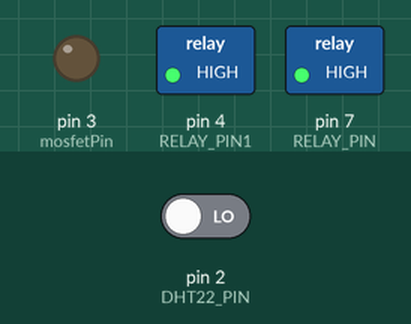
A sketch run on a simulated Arduino Uno, built with avr-gcc and run on an emulated ATmega328P. Shown: switched loads named in the sketch (green lamp = pin HIGH), output pins drawn as LEDs (lit = HIGH). Inputs (shaded band) come from the test bench; at power-on: pin 2 (DHT22_PIN) LOW. The local clock reads 2024-03-15 10:24:30 at power-on unless the sketch sets it; what the sketch prints to the serial monitor is not drawn.

Above: at 0.1 s.
At 6.1 s:
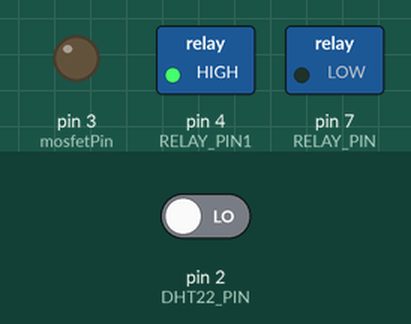
At 17.1 s:
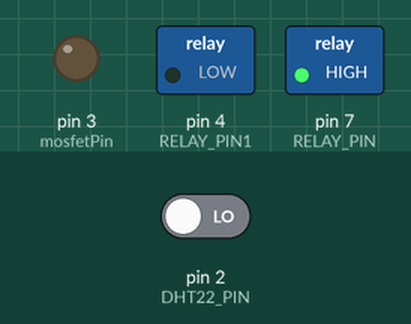
At 40.2 s:
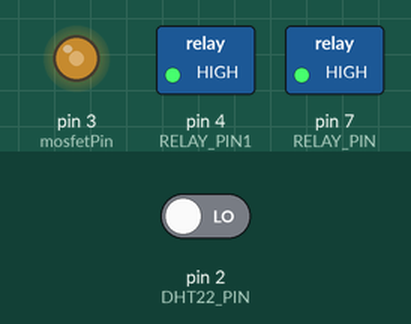
At 64.2 s:
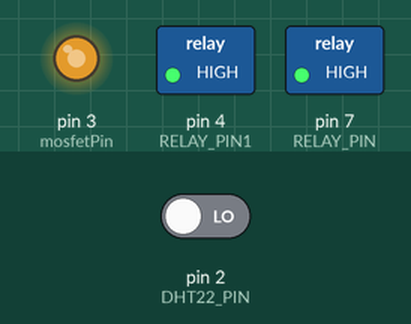
At 122.4 s:
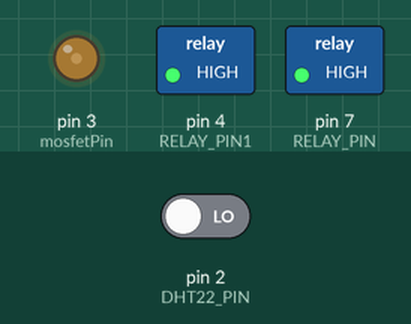
Timing chart, 0 to 123.9 s (numbered marks = the images above):
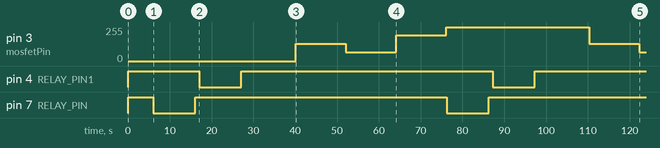

Measured:
- by itself, pin 4 (RELAY_PIN1), pin 7 (RELAY_PIN): alternates HIGH for 60.2 s and LOW for 10.0 s
- by itself, pin 3 (mosfetPin): 0/255 → 128/255 at 40.1 s, → 64/255 12.0 s later, → 192/255 12.0 s later, → 255/255 12.0 s later, … (6 changes in this stretch)

The sketch:

Main.ino
```cpp
//Libraries
#include "Logger.h"
#include "Dht.h"
#include <Servo.h>
#include <avr/wdt.h>
//#include "TimerOne.h"

dht DHT;
Servo myServo;

float fanSpeed = 0;  // Viteza ventilatorului

const int mosfetPin = 3;  // Pinul pentru tranzistorul MOSFET

const int RELAY_PIN = 7;
const int RELAY_PIN1 = 4;

//Constants
#define DHT22_PIN 2     // DHT 22  (AM2302) - what pin we're connected to
#define GATE 6

//Variables
float hum;  //Stores humidity value
float temp; //Stores temperature value

Logger* logger = nullptr; // declarare și inițializare a obiectului logger

void setup()
{
    TCCR2B = TCCR2B & B11111000 | B00000001; // for PWM frequency of 31372.55 Hz
    //TCCR2B = TCCR2B & B11111000 | B00000010; // for PWM frequency of 3921.16 Hz

    //TCCR0B = TCCR0B & B11111000 | B00000001; // for PWM frequency of 62500.00 Hz PIN D5 / D6
    //TCCR1B = TCCR1B & B11111000 | B00000001; // set timer 1 divisor to 1 for PWM frequency of 31372.55 Hz // PIN D9 / D10
    Serial.begin(9600);
    //wdt_enable(WDTO_4S);
    pinMode(RELAY_PIN, OUTPUT);
    digitalWrite(RELAY_PIN, HIGH);

    pinMode(RELAY_PIN1, OUTPUT);
    digitalWrite(RELAY_PIN1, HIGH);

    logger = Logger::getInstance(); // obține instanța logger
    logger->logInfo("The air conditioning system turns on...");
    logger->logInfo("The system is now initializing...");

    pinMode(mosfetPin, OUTPUT);  // Setează pinul MOSFET ca OUTPUT
    //digitalWrite(mosfetPin, LOW);
    analogWrite(mosfetPin, 0);
    logger->logInfo("The system has been successfully initialized!");
}

void loop()
{
    digitalWrite(RELAY_PIN, LOW);
    delay(10000);
    digitalWrite(RELAY_PIN, HIGH);
    delay(1000);

    digitalWrite(RELAY_PIN1, LOW);
    delay(10000);
    digitalWrite(RELAY_PIN1, HIGH);
    delay(1000);

    logger->logInfo("Acesta este un mesaj INFO.");
    logger->logWarning("Atentie, acesta este un mesaj de avertizare.");
    logger->logError("Eroare! Acesta este un mesaj de eroare.");
    int chk = DHT.read22(DHT22_PIN);
    hum = DHT.humidity;
    temp= DHT.temperature;
    logger->logInfoFormat("Temperature: %f Celsius, Humidity: %f%", temp, hum);

    logger->logInfo("Waiting");
    //digitalWrite(mosfetPin, 30);  // Setează viteza ventilatorului folosind PWM
    //fanSpeed = map(angle, 0, 180, 0, 255);
    //logger->logInfoFormat("fanSpeed: %f", fanSpeed);

    logger->logInfo("fanSpeed: 128");
    analogWrite(mosfetPin, 128);
    delay(10000);
    logger->logInfo("fanSpeed: 64");
    analogWrite(mosfetPin, 64);
    delay(10000);
    logger->logInfo("fanSpeed: 192");
    analogWrite(mosfetPin, 192);
    delay(10000);
    logger->logInfo("fanSpeed: 255");
    analogWrite(mosfetPin, 255);

    delay(100);  // Așteaptă 100 de milisecunde (poți ajusta acest interval în funcție de nevoile tale)
    //wdt_reset();
}
```

Dht.cpp
```cpp
#include "Dht.h"
#include "Logger.h"

int dht::read11(uint8_t pin)
{
    // READ VALUES
    int result = _readSensor(pin, DHTLIB_DHT11_WAKEUP, DHTLIB_DHT11_LEADING_ZEROS);

    // these bits are always zero, masking them reduces errors.
    bits[0] &= 0x3F;
    bits[2] &= 0x3F;

    // CONVERT AND STORE
    humidity    = bits[0];  // bits[1] == 0;
    temperature = bits[2];  // bits[3] == 0;

    // TEST CHECKSUM
    // bits[1] && bits[3] both 0
    uint8_t sum = bits[0] + bits[2];
    if (bits[4] != sum)
    {
        return DHTLIB_ERROR_CHECKSUM;
    }
    return result;
}

int dht::read(uint8_t pin)
{
    // READ VALUES
    int result = _readSensor(pin, DHTLIB_DHT_WAKEUP, DHTLIB_DHT_LEADING_ZEROS);

    // these bits are always zero, masking them reduces errors.
    bits[0] &= 0x03;
    bits[2] &= 0x83;

    // CONVERT AND STORE
    humidity = word(bits[0], bits[1]) * 0.1;
    temperature = word(bits[2] & 0x7F, bits[3]) * 0.1;
    if (bits[2] & 0x80)  // negative temperature
    {
        temperature = -temperature;
    }

    // TEST CHECKSUM
    uint8_t sum = bits[0] + bits[1] + bits[2] + bits[3];
    if (bits[4] != sum)
    {
        return DHTLIB_ERROR_CHECKSUM;
    }
    return result;
}

/////////////////////////////////////////////////////
//
// PRIVATE
//

int dht::_readSensor(uint8_t pin, uint8_t wakeupDelay, uint8_t leadingZeroBits)
{
    // INIT BUFFERVAR TO RECEIVE DATA
    uint8_t mask = 128;
    uint8_t idx = 0;

    uint8_t data = 0;
    uint8_t state = LOW;
    uint8_t pstate = LOW;
    uint16_t zeroLoop = DHTLIB_TIMEOUT;
    uint16_t delta = 0;

    leadingZeroBits = 40 - leadingZeroBits; // reverse counting...

    // replace digitalRead() with Direct Port Reads.
    // reduces footprint ~100 bytes => portability issue?
    // direct port read is about 3x faster
    uint8_t bit = digitalPinToBitMask(pin);
    uint8_t port = digitalPinToPort(pin);
    volatile uint8_t *PIR = portInputRegister(port);

    // REQUEST SAMPLE
    pinMode(pin, OUTPUT);
    digitalWrite(pin, LOW); // T-be
    delay(wakeupDelay);
    digitalWrite(pin, HIGH); // T-go
    pinMode(pin, INPUT);

    uint16_t loopCount = DHTLIB_TIMEOUT * 2;  // 200uSec max
    // while(digitalRead(pin) == HIGH)
    while ((*PIR & bit) != LOW )
    {
        if (--loopCount == 0) return DHTLIB_ERROR_CONNECT;
    }

    // GET ACKNOWLEDGE or TIMEOUT
    loopCount = DHTLIB_TIMEOUT;
    // while(digitalRead(pin) == LOW)
    while ((*PIR & bit) == LOW )  // T-rel
    {
        if (--loopCount == 0) return DHTLIB_ERROR_ACK_L;
    }

    loopCount = DHTLIB_TIMEOUT;
    // while(digitalRead(pin) == HIGH)
    while ((*PIR & bit) != LOW )  // T-reh
    {
        if (--loopCount == 0) return DHTLIB_ERROR_ACK_H;
    }

    loopCount = DHTLIB_TIMEOUT;

    // READ THE OUTPUT - 40 BITS => 5 BYTES
    for (uint8_t i = 40; i != 0; )
    {
        // WAIT FOR FALLING EDGE
        state = (*PIR & bit);
        if (state == LOW && pstate != LOW)
        {
            if (i > leadingZeroBits) // DHT22 first 6 bits are all zero !!   DHT11 only 1
            {
                zeroLoop = min(zeroLoop, loopCount);
                delta = (DHTLIB_TIMEOUT - zeroLoop)/4;
            }
            else if ( loopCount <= (zeroLoop - delta) ) // long -> one
            {
                data |= mask;
            }
            mask >>= 1;
            if (mask == 0)   // next byte
            {
                mask = 128;
                bits[idx] = data;
                idx++;
                data = 0;
            }
            // next bit
            --i;

            // reset timeout flag
            loopCount = DHTLIB_TIMEOUT;
        }
        pstate = state;
        // Check timeout
        if (--loopCount == 0)
        {
            return DHTLIB_ERROR_TIMEOUT;
        }

    }
    pinMode(pin, OUTPUT);
    digitalWrite(pin, HIGH);

    return DHTLIB_OK;
}
//
// END OF FILE
//
```

Dht.h
```cpp
#ifndef dht_h
#define dht_h

#if ARDUINO < 100
#include <WProgram.h>
#include <pins_arduino.h>  // fix for broken pre 1.0 version - TODO TEST
#else
#include <Arduino.h>
#endif

#define DHT_LIB_VERSION "0.1.18"

#define DHTLIB_OK                   0
#define DHTLIB_ERROR_CHECKSUM       -1
#define DHTLIB_ERROR_TIMEOUT        -2
#define DHTLIB_ERROR_CONNECT        -3
#define DHTLIB_ERROR_ACK_L          -4
#define DHTLIB_ERROR_ACK_H          -5

#define DHTLIB_DHT11_WAKEUP         18
#define DHTLIB_DHT_WAKEUP           1

#define DHTLIB_DHT11_LEADING_ZEROS  1
#define DHTLIB_DHT_LEADING_ZEROS    6

// max timeout is 100 usec.
// For a 16 Mhz proc 100 usec is 1600 clock cycles
// loops using DHTLIB_TIMEOUT use at least 4 clock cycli
// so 100 us takes max 400 loops
// so by dividing F_CPU by 40000 we "fail" as fast as possible
#define DHTLIB_TIMEOUT 400 // (F_CPU/40000)

class dht
{
public:
    // return values:
    // DHTLIB_OK
    // DHTLIB_ERROR_CHECKSUM
    // DHTLIB_ERROR_TIMEOUT
    // DHTLIB_ERROR_CONNECT
    // DHTLIB_ERROR_ACK_L
    // DHTLIB_ERROR_ACK_H
    int read11(uint8_t pin);
    int read(uint8_t pin);

    inline int read21(uint8_t pin) { return read(pin); };
    inline int read22(uint8_t pin) { return read(pin); };
    inline int read33(uint8_t pin) { return read(pin); };
    inline int read44(uint8_t pin) { return read(pin); };

    double humidity;
    double temperature;

private:
    uint8_t bits[5];  // buffer to receive data
    int _readSensor(uint8_t pin, uint8_t wakeupDelay, uint8_t leadingZeroBits);
};
#endif
//
// END OF FILE
//
```

FanControl.cpp
```cpp
#include "FanControl.h"

namespace Fan {
    FanControl::FanControl(FanState* initState) : currentState(initState) {}

    void FanControl::setState(FanState* newState) {
        currentState = newState;
    }

    void FanControl::request() {
        currentState->handle();
    }

    void FanOffState::handle() {
        //std::cout << "Ventilatorul este oprit.\n";
    }

    void FanOnState::handle() {
        //std::cout << "Ventilatorul este în funcțiune.\n";
    }
}
```

FanControl.h
```cpp
#ifndef FANCONTROL_H
#define FANCONTROL_H

#include <Arduino.h>

namespace Fan {
    // Interfață pentru diferitele stări ale ventilatorului
    class FanState {
    public:
        virtual void handle() = 0;
    };

    // Stare concretă pentru ventilator oprit
    class FanOffState : public FanState {
    public:
        void handle() override;
    };

    // Stare concretă pentru ventilator în funcțiune
    class FanOnState : public FanState {
    public:
        void handle() override;
    };

    // Context care utilizează o anumită stare
    class FanControl {
    private:
        FanState* currentState;

    public:
        FanControl(FanState* initState);
        void setState(FanState* newState);
        void request();
    };
}

#endif // FANCONTROL_H
```

Logger.cpp
```cpp
// Logger.cpp
#include "Logger.h"

Logger* Logger::instance = nullptr; // Inițializare instanță la nullptr
Logger* Logger::logger = nullptr; // Inițializare instanță logger la nullptr

Logger::Logger() {
  if (!rtc.begin()) {
    Serial.println("Couldn't find RTC");
    while (1);
  }

  if (rtc.lostPower()) {
    Serial.println("RTC lost power, let's set the time!");
    rtc.adjust(DateTime(F(__DATE__), F(__TIME__)));
  }
}

Logger* Logger::getInstance() {
  if (!instance) {
    instance = new Logger();
    logger = instance; // setează logger să fie instanța creată
  }
  return instance;
}

void Logger::logInfo(const char* message) {
  logFormat("[\033[32mINFO\033[0m]", " %s", message);
}

void Logger::logWarning(const char* message) {
  logFormat("[\033[33mWARNING\033[0m]", " %s", message);
}

void Logger::logError(const char* message) {
  logFormat("[\033[31mERROR\033[0m]", " %s", message);
}

void Logger::logFormat(const char* level, const char* format, ...) {
  printTimestamp();

  char buffer[256]; // Alocare unui buffer suficient de mare
  va_list args;
  va_start(args, format);
  vsnprintf(buffer, sizeof(buffer), format, args);
  va_end(args);

  Serial.print(level);
  Serial.println(buffer);
  delay(2000);
}

void Logger::logInfoFormat(const char* format, ...) {
  printTimestamp();

  const int bufferSize = 512;  // Dimensiunea buffer-ului

  char buffer[bufferSize];
  va_list args;
  va_start(args, format);

  int length = snprintf(buffer, bufferSize, "[\033[32mINFO\033[0m] ");

  if (length >= 0 && length < bufferSize) {
    while (*format) {
      if (*format == '%' && *(format + 1) == 'f') {
        float value = va_arg(args, double);
        char tempBuffer[16];  // Un buffer temporar pentru conversia valorii de tip float
        dtostrf(value, 6, 2, tempBuffer);
        length += snprintf(buffer + length, bufferSize - length, "%s", tempBuffer);
        format += 2;
      } else {
        buffer[length++] = *format++;
      }

      if (length >= bufferSize) {
        Serial.println("[\033[31mERROR\033[0m] Buffer depășit în logInfoFormat.");
        return;
      }
    }

    buffer[length] = '\0';
    Serial.println(buffer);
  } else {
    Serial.println("[\033[31mERROR\033[0m] Buffer depășit în logInfoFormat.");
  }

  va_end(args);
  delay(2000);
}

void Logger::printMonthAbbreviation(int month) {
  // Verifică valabilitatea lunii
  if (month >= 1 && month <= 12) {
    // Vector cu abrevieri lunare
    const char* monthAbbreviations[] = {"Jan", "Feb", "Mar", "Apr", "May", "Jun", "Jul", "Aug", "Sep", "Oct", "Nov", "Dec"};

    // Afișează abrevierea lunii corespunzătoare
    Serial.print(monthAbbreviations[month - 1]);
  } else {
    // Dacă luna nu este validă, afișează un mesaj de eroare
    Serial.print("Invalid Month");
  }
}

void Logger::printTimestamp() {
  DateTime now = rtc.now();

  // Afișează data în formatul [YYYY Mon DD: HH:MM:SS]
  Serial.print("[");
  Serial.print(now.year(), DEC);
  Serial.print(" ");
  printMonthAbbreviation(now.month());
  Serial.print(" ");
  printDigits(now.day(), false);
  Serial.print(": ");
  printDigits(now.hour(), true);
  Serial.print(":");
  printDigits(now.minute(), true);
  Serial.print(":");
  printDigits(now.second(), true);
  Serial.print("] ");
}

void Logger::printDigits(int digits, bool leadingZero) {
  // Adaugă un zero în fața cifrelor mai mici decât 10 (dacă leadingZero este true)
  if (digits < 10 && leadingZero)
    Serial.print('0');
  Serial.print(digits);
}
```

Logger.h
```cpp
#ifndef LOGGER_H
#define LOGGER_H

#include <Arduino.h>
#include <Wire.h>
#include <RTClib.h>

class Logger {
private:
  Logger(); // constructor privat pentru a impune pattern-ul singleton
  static Logger* instance; // instanță statică a clasei Logger
  static Logger* logger; // instanță statică pentru utilizare ca obiect logger

  RTC_DS3231 rtc; // obiect RTC pentru a obține data și ora

public:
  static Logger* getInstance(); // metoda pentru a obține instanța clasei Logger
  void logInfo(const char* message); // metoda pentru a înregistra mesaje INFO
  void logWarning(const char* message); // metoda pentru a înregistra mesaje WARNING
  void logError(const char* message); // metoda pentru a înregistra mesaje ERROR
  void printTimestamp();
  void printDigits(int digits, bool leadingZero);
  void logFormat(const char* level, const char* format, ...);
  void logInfoFormat(const char* format, ...);
  void printMonthAbbreviation(int month);

  // alte metode pot fi adăugate pentru diferite nivele de logare sau formate
};

extern Logger* logger; // declarare externă pentru obiectul logger

#endif // LOGGER_H
```

ServoMotor.cpp
```cpp
#include "ServoMotor.h"

namespace ServoMotor {
    void OpenCommand::execute() {
        Serial.println("-");
        //std::cout << "Deschide servomecanism.\n";
        // Implementarea efectivă pentru deschidere
    }

    void CloseCommand::execute() {
        Serial.println("-");
        //std::cout << "Închide servomecanism.\n";
        // Implementarea efectivă pentru închidere
    }

    void ServoExecutor::setCommand(Command* cmd) {
        command = cmd;
    }

    void ServoExecutor::executeCommand() {
        command->execute();
    }
}
```

ServoMotor.h
```cpp
#ifndef SERVOMOTOR_H
#define SERVOMOTOR_H

#include <Arduino.h>

namespace ServoMotor {
    // Interfață pentru comenzi
    class Command {
    public:
        virtual void execute() = 0;
    };

    // Comandă concretă pentru deschiderea servomecanismului
    class OpenCommand : public Command {
    public:
        void execute() override;
    };

    // Comandă concretă pentru închiderea servomecanismului
    class CloseCommand : public Command {
    public:
        void execute() override;
    };

    // Executor care poate primi și executa comenzi
    class ServoExecutor {
    private:
        Command* command;

    public:
        void setCommand(Command* cmd);
        void executeCommand();
    };
}

#endif // SERVOMOTOR_H
```

ConfigManager.cpp
```cpp
// Singleton pentru centralizarea configurărilor
#include "ConfigManager.h"

// Inițializare statică a membrului singleton
ConfigManager* ConfigManager::instance = nullptr;

ConfigManager& ConfigManager::getInstance() {
    if (!instance) {
        instance = new ConfigManager();
    }
    return *instance;
}

void ConfigManager::displayConfiguration() const {
    Serial.println("-");
    //std::cout << "Configurația centralizat
}
```

ConfigManager.h
```cpp
// Singleton pentru centralizarea configurărilor
#ifndef CONFIGMANAGER_H
#define CONFIGMANAGER_H

#include <Arduino.h>

class ConfigManager {
private:
    static ConfigManager* instance;

    // Constructor privat pentru a preveni crearea de instanțe directe
    ConfigManager() {}

public:
    static ConfigManager& getInstance();

    // Alte funcționalități ale ConfigManager
    void displayConfiguration() const;
};

#endif // CONFIGMANAGER_H
```
